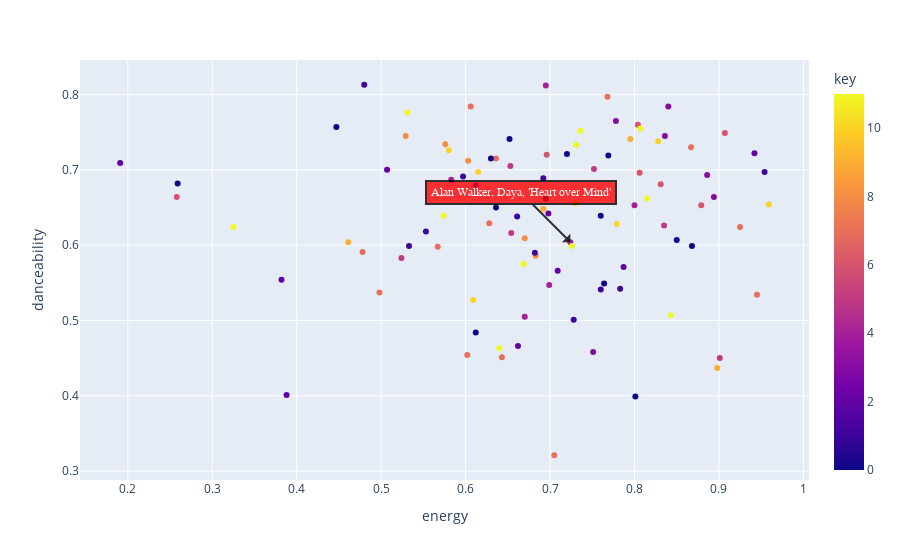

Source (notebook cell):
### Code cell
hover_columns = ['name', 'artist', 'added_at', 'tempo', 'valence']
fig = px.scatter(most_recently_added, x="energy", y='danceability', color='key', color_discrete_sequence=px.colors.qualitative.Bold, hover_data=hover_columns)

# Find the index of the song "Shape of You" in the most_recently_added dataframe
song_index = most_recently_added[most_recently_added['name'] == 'Heart over Mind'].index[0]

# Get the x and y coordinates of the point corresponding to the song
x_coord = most_recently_added.loc[song_index, 'energy']
y_coord = most_recently_added.loc[song_index, 'danceability']

# Create the arrow and text annotation
fig.add_annotation(
    x=x_coord,
    y=y_coord,
    ax=x_coord-50,
    ay=y_coord-50,
    text="Alan Walker, Daya, 'Heart over Mind'",
    arrowhead=1,
    showarrow=True,
    font=dict(
        family="Courier New, monospace",
        size=12,
        color="#ffffff"
    ),
    align="center",
    arrowcolor="black",
    arrowwidth=2,
    arrowsize=1,
    bordercolor="black",
    borderwidth=2,
    borderpad=4,
    bgcolor="red",
    opacity=0.8
)

# Show the plot
fig.show()

### Figure 1 — Plotly figure (JSON) as saved in the notebook; plotly's stock layout.template omitted (floating-point values rounded to 4 significant figures; data arrays with more than 128 entries replaced by an {"elided": "..."} marker saying what was removed)
{"data": [{"customdata": {"elided": "100x5 mixed values"}, "hovertemplate": "energy=%{x}<br>danceability=%{y}<br>name=%{customdata[0]}<br>artist=%{customdata[1]}<br>added_at=%{customdata[2]}<br>tempo=%{customdata[3]}<br>valence=%{customdata[4]}<br>key=%{marker.color}<extra></extra>", "legendgroup": "", "marker": {"color": [3, 1, 11, 4, 1, 1, 7, 9, 0, 10, 4, 7, 1, 8, 4, 4, 0, 1, 11, 0, 3, 0, 7, 2, 10, 10, 0, 11, 4, 6, 4, 1, 7, 8, 8, 3, 2, 0, 11, 5, 5, 2, 7, 5, 11, 3, 6, 1, 6, 7, 9, 1, 11, 11, 2, 7, 7, 1, 11, 0, 1, 7, 2, 8, 7, 0, 2, 0, 3, 1, 10, 11, 0, 0, 10, 7, 1, 10, 2, 5, 6, 9, 8, 7, 11, 6, 3, 11, 6, 9, 5, 6, 2, 0, 0, 5, 10, 2, 0, 7], "coloraxis": "coloraxis", "symbol": "circle"}, "mode": "markers", "name": "", "orientation": "v", "showlegend": false, "type": "scatter", "x": [0.836, 0.48, 0.669, 0.67, 0.533, 0.553, 0.478, 0.692, 0.85, 0.779, 0.724, 0.606, 0.728, 0.576, 0.583, 0.8, 0.612, 0.612, 0.726, 0.447, 0.84, 0.801, 0.768, 0.507, 0.73, 0.609, 0.695, 0.731, 0.699, 0.831, 0.695, 0.954, 0.705, 0.683, 0.529, 0.778, 0.388, 0.764, 0.574, 0.835, 0.654, 0.787, 0.602, 0.524, 0.736, 0.894, 0.879, 0.783, 0.806, 0.628, 0.461, 0.682, 0.815, 0.64, 0.709, 0.925, 0.643, 0.597, 0.843, 0.652, 0.76, 0.636, 0.191, 0.67, 0.498, 0.63, 0.382, 0.259, 0.886, 0.692, 0.828, 0.531, 0.868, 0.72, 0.58, 0.945, 0.661, 0.615, 0.942, 0.653, 0.804, 0.795, 0.603, 0.567, 0.807, 0.258, 0.751, 0.325, 0.907, 0.898, 0.752, 0.696, 0.662, 0.636, 0.769, 0.901, 0.959, 0.698, 0.76, 0.867], "xaxis": "x", "y": [0.745, 0.813, 0.575, 0.505, 0.599, 0.618, 0.591, 0.648, 0.607, 0.628, 0.604, 0.784, 0.501, 0.734, 0.687, 0.653, 0.484, 0.679, 0.599, 0.757, 0.784, 0.399, 0.797, 0.7, 0.656, 0.527, 0.662, 0.733, 0.547, 0.681, 0.812, 0.697, 0.321, 0.586, 0.745, 0.765, 0.401, 0.549, 0.639, 0.626, 0.616, 0.571, 0.454, 0.583, 0.752, 0.664, 0.653, 0.542, 0.696, 0.629, 0.604, 0.59, 0.662, 0.463, 0.566, 0.624, 0.451, 0.691, 0.507, 0.741, 0.541, 0.715, 0.709, 0.609, 0.537, 0.715, 0.554, 0.682, 0.693, 0.689, 0.738, 0.776, 0.599, 0.721, 0.726, 0.534, 0.638, 0.697, 0.722, 0.705, 0.76, 0.741, 0.712, 0.598, 0.755, 0.664, 0.458, 0.624, 0.749, 0.437, 0.701, 0.72, 0.466, 0.65, 0.719, 0.45, 0.654, 0.642, 0.639, 0.73], "yaxis": "y"}], "layout": {"annotations": [{"align": "center", "arrowcolor": "black", "arrowhead": 1, "arrowsize": 1, "arrowwidth": 2, "ax": -49.28, "ay": -49.4, "bgcolor": "red", "bordercolor": "black", "borderpad": 4, "borderwidth": 2, "font": {"color": "#ffffff", "family": "Courier New, monospace", "size": 12}, "opacity": 0.8, "showarrow": true, "text": "Alan Walker, Daya, 'Heart over Mind'", "x": 0.724, "y": 0.604}], "coloraxis": {"colorbar": {"title": {"text": "key"}}, "colorscale": [[0, "#0d0887"], [0.1111, "#46039f"], [0.2222, "#7201a8"], [0.3333, "#9c179e"], [0.4444, "#bd3786"], [0.5556, "#d8576b"], [0.6667, "#ed7953"], [0.7778, "#fb9f3a"], [0.8889, "#fdca26"], [1, "#f0f921"]]}, "legend": {"tracegroupgap": 0}, "margin": {"t": 60}, "xaxis": {"anchor": "y", "domain": [0, 1], "title": {"text": "energy"}}, "yaxis": {"anchor": "x", "domain": [0, 1], "title": {"text": "danceability"}}}}
